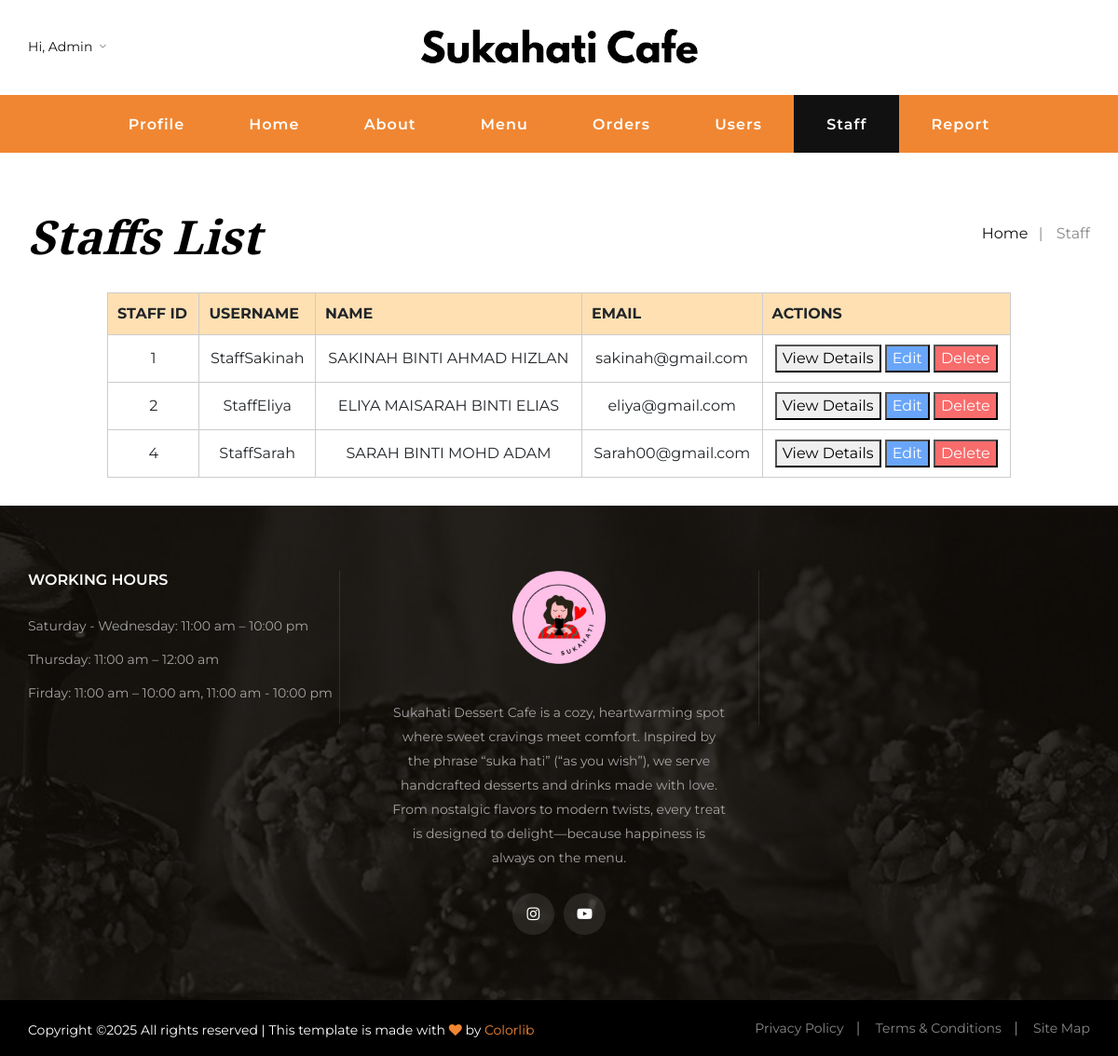
The page /ADMIN/staffs_list.php (signed in) on the database its author committed.
### tables this page shows
CREATE TABLE `staff_profile` (
  `staff_id` int(11) NOT NULL,
  `user_id` int(11) DEFAULT NULL
);

CREATE TABLE `user` (
  `user_id` int(4) NOT NULL,
  `username` varchar(20) NOT NULL,
  `telephone` varchar(10) DEFAULT NULL,
  `password` varchar(10) DEFAULT NULL,
  `level_id` int(10) DEFAULT NULL,
  `fullName` varchar(255) DEFAULT NULL,
  `email` varchar(255) DEFAULT NULL
);

### registration/session.php (called while the page is built, shortened)
<?php
if (isset($_SESSION['username'])) {
    $base_path = $_SESSION['base_path'];
} else {
    header('Location: ../registration/login.php');
    exit();
}
?>

### ADMIN/staffs_list.php (the view, shortened to what this page needs)
<?php
include('../registration/session.php');
include('../include/dbconn.php');
$username = $_SESSION['username'];
$user_result = mysqli_query($dbconn, "SELECT user_id, level_id FROM user WHERE username = '$username'");
$user = mysqli_fetch_assoc($user_result);
$level = $user['level_id'];
$sql = $sql = "SELECT s.staff_id, u.user_id, u.username, u.fullName, u.email
        FROM staff_profile s
        JOIN user u ON s.user_id = u.user_id
        WHERE u.level_id = 3";
$result = mysqli_query($dbconn, $sql);
?>
<!DOCTYPE html>
<html lang="zxx">
<head>
    <link rel="stylesheet" href="../css/bootstrap.min.css">
    <link rel="stylesheet" href="css/bootstrap.min.css" type="text/css">
    <link rel="stylesheet" href="css/flaticon.css" type="text/css">
    <link rel="stylesheet" href="css/barfiller.css" type="text/css">
    <link rel="stylesheet" href="css/magnific-popup.css" type="text/css">
    <link rel="stylesheet" href="css/font-awesome.min.css" type="text/css">
    <link rel="stylesheet" href="css/elegant-icons.css" type="text/css">
    <link rel="stylesheet" href="css/nice-select.css" type="text/css">
    <link rel="stylesheet" href="css/owl.carousel.min.css" type="text/css">
    <link rel="stylesheet" href="css/slicknav.min.css" type="text/css">
    <link rel="stylesheet" href="css/style.css" type="text/css">
</head>
<body>
    <header class="header">
        <div class="header__top">
            <div class="container">
                <div class="row">
                    <div class="col-lg-12">
                        <div class="header__top__inner">
                            <div class="header__top__left">
                                <ul>
                                    <li>
										<a href="#">Hi, <?= htmlspecialchars($username) ?> <span class="arrow_carrot-down"></span></a>
									</li>
                                </ul>
                            </div>
                            <div class="header__logo">
                                <a href="./index.html"><img src="img/sukahaticafe.png" alt=""></a>
                            </div>
                        </div>
                    </div>
                </div>
            </div>
        </div>
        <div class="container">
            <div class="row">
                <div class="col-lg-12">
                    <nav class="header__menu mobile-menu">
                        <ul>
							<li><a href="/dessert-order/registration/update_profile.php">Profile</a></li>
							<li><a href="<?= $base_path ?>/index.php">Home</a></li>
							<li><a href="<?= $base_path ?>/about.php">About</a></li>
							<li><a href="/dessert-order/menu.php">Menu</a></li>
							<li><a href="/dessert-order/orders.php">Orders</a></li>
							<?php if ($level == 1): ?>
								<li><a href="/dessert-order/ADMIN/users_list.php">Users</a></li>
								<li class="active"><a href="/dessert-order/ADMIN/staffs_list.php">Staff</a></li>
								<li><a href="/dessert-order/ADMIN/report.php">Report</a></li>
							<?php endif; ?>
						</ul>
                    </nav>
                </div>
            </div>
        </div>
    </header>
    <div class="breadcrumb-option">
        <div class="container">
            <div class="row">
                <div class="col-lg-6 col-md-6 col-sm-6">
                    <div class="breadcrumb__text">
                        <h2>Staffs List</h2>
                    </div>
                </div>
                <div class="col-lg-6 col-md-6 col-sm-6">
                    <div class="breadcrumb__links">
                        <a href="<?= $base_path ?>/index.php">Home</a>
                        <span>Staff</span>
                    </div>
                </div>
            </div>
        </div>
    </div>
<div style="max-width: 1000px; margin: 30px auto;">
<body>
    <div class="container">
        <table>
            <tr>
                <th>STAFF ID</th>
                <th>USERNAME</th>
                <th>NAME</th>
                <th>EMAIL</th>
                <th>ACTIONS</th>
            </tr>
            <?php while ($row = mysqli_fetch_assoc($result)): ?>
            <tr>
                <td><?= htmlspecialchars($row['staff_id']) ?></td>
                <td><?= htmlspecialchars($row['username']) ?></td>
                <td><?= htmlspecialchars($row['fullName']) ?></td>
                <td><?= htmlspecialchars($row['email']) ?></td>
                <td>
					<button class="btn-view" onclick="location.href='view_user.php?id=<?= $row['user_id'] ?>'">View Details</button>
					<button class="btn-edit" onclick="location.href='edit_staff.php?id=<?= $row['user_id'] ?>'">Edit</button>
					<button class="btn-delete" onclick="if(confirm('Are you sure to delete?')) location.href='delete_staff.php?id=<?= $row['user_id'] ?>'">Delete</button>
				</td>
            </tr>
            <?php endwhile; ?>
        </table>
    </div>
</body>
</div>
    <footer class="footer set-bg" data-setbg="img/footer-bg.jpg">
        <div class="container">
            <div class="row">
                <div class="col-lg-4 col-md-6 col-sm-6">
                    <div class="footer__widget">
                        <h6>WORKING HOURS</h6>
                        <ul>
                            <li>Saturday - Wednesday: 11:00 am – 10:00 pm</li>
                            <li>Thursday: 11:00 am – 12:00 am</li>
                            <li>Firday: 11:00 am – 10:00 am, 11:00 am - 10:00 pm</li>
                        </ul>
                    </div>
                </div>
                <div class="col-lg-4 col-md-6 col-sm-6">
                    <div class="footer__about">
                        <div class="footer__logo">
                            <a href="#"><img src="img/footer-logo.png" alt=""></a>
                        </div>
                        <p>Sukahati Dessert Cafe is a cozy, heartwarming spot where sweet cravings meet comfort.
						Inspired by the phrase “suka hati” (“as you wish”), we serve handcrafted desserts and drinks made with love.
						From nostalgic flavors to modern twists, every treat is designed to delight—because happiness is always on the menu.</p>
                        <div class="footer__social">
                            <a href="#"><i class="fa fa-instagram"></i></a>
                            <a href="#"><i class="fa fa-youtube-play"></i></a>
                        </div>
                    </div>
                </div>
            </div>
        </div>
        <div class="copyright">
            <div class="container">
                <div class="row">
                    <div class="col-lg-7">
                        <p class="copyright__text text-white">
                          Copyright &copy;<script>document.write(new Date().getFullYear());</script> All rights reserved | This template is made with <i class="fa fa-heart" aria-hidden="true"></i> by <a href="https://colorlib.com" target="_blank">Colorlib</a>
                      </p>
                  </div>
                  <div class="col-lg-5">
                    <div class="copyright__widget">
                        <ul>
                            <li><a href="#">Privacy Policy</a></li>
                            <li><a href="#">Terms & Conditions</a></li>
                            <li><a href="#">Site Map</a></li>
                        </ul>
                    </div>
                </div>
            </div>
        </div>
    </div>
</footer>
</body>
</html>

### ADMIN/staffs_list.php (style rules this page uses)
table { width: 100%; border-collapse: collapse; margin-top: 20px; }
th, td { border: 1px solid #ccc; padding: 10px; text-align: center; }
th { background-color: #ffe0b3; }
.btn-edit { background-color: #69a6f9; color: white; }
.btn-delete { background-color: #f96c6c; color: white; }

### rows shown on the page
staff_profile: staff_id "1", user.username "StaffSakinah", user.fullName "SAKINAH BINTI AHMAD HIZLAN", user.email "sakinah@gmail.com"
staff_profile: staff_id "2", user.username "StaffEliya", user.fullName "ELIYA MAISARAH BINTI ELIAS", user.email "eliya@gmail.com"
staff_profile: staff_id "4", user.username "StaffSarah", user.fullName "SARAH BINTI MOHD ADAM", user.email "Sarah00@gmail.com"

### other values the page prints
$username "Admin"
